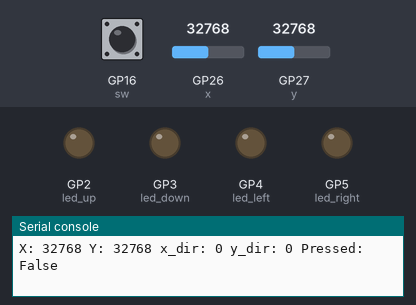
Recording of a program running on a simulated Raspberry Pi Pico running CircuitPython. On the bench: output pins drawn as LEDs (lit = HIGH), the last lines printed to the serial console. The test bench sets the inputs (shaded band); at power-on: GP26 (x) = 32768, GP27 (y) = 32768, GP16 (sw) HIGH (analog values on the 0–65535 scale).

Above: at 1.2 s.
1.3 s: GP26 (x) set to 39792
2.8 s: GP26 (x) set to 41216
At 3.4 s:
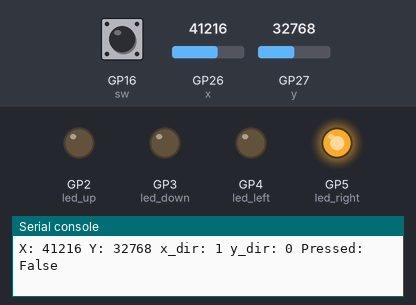
4.3 s: GP27 (y) set to 39584
5.8 s: GP27 (y) set to 41600
At 6.8 s:
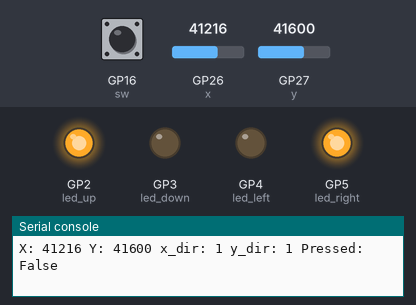
7.3 s: GP26 (x) set to 32767
At 8.2 s:
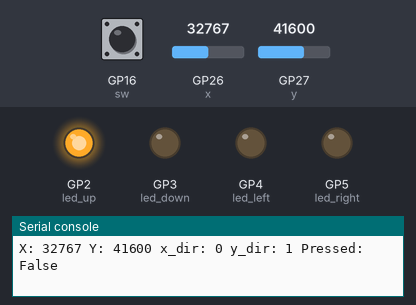
8.8 s: GP27 (y) set to 19660
At 10.3 s:
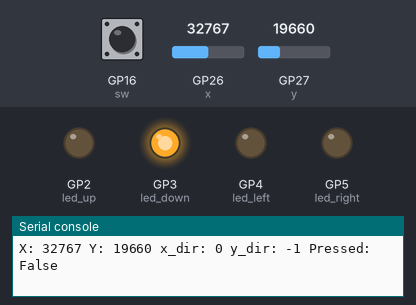
Timing chart, 0 to 11.3 s (numbered marks = the images above; inputs shaded):
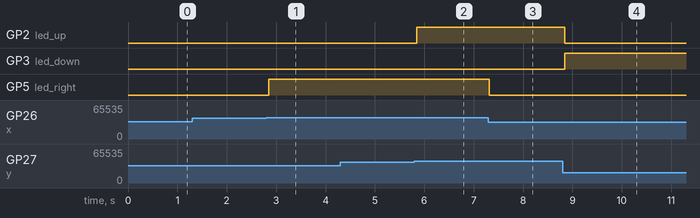

Measured:
- the behaviour switches between 40768 and 40784 on GP26 (x) (found by bisection; images 0 and 1)
- the behaviour switches between 40768 and 40784 on GP27 (y) (found by bisection; images 1 and 2)
- after the input at 2.8 s, GP5 (led_right): LOW → HIGH after 0.05 s
- after the input at 5.8 s, GP2 (led_up): LOW → HIGH after 0.05 s
- after the input at 7.3 s, GP5 (led_right): HIGH → LOW at once
- after the input at 8.8 s, GP2 (led_up): HIGH → LOW at once; GP3 (led_down): LOW → HIGH at once

The program:

code.py
```python
import time
import board
import analogio
import digitalio

# -----------------------
# Joystick analog pins
# -----------------------
x = analogio.AnalogIn(board.GP26)  # VRx
y = analogio.AnalogIn(board.GP27)  # VRy

# Joystick button (active LOW)
sw = digitalio.DigitalInOut(board.GP16)
sw.direction = digitalio.Direction.INPUT
sw.pull = digitalio.Pull.UP

# -----------------------
# Direction LEDs
# -----------------------
led_up = digitalio.DigitalInOut(board.GP2)
led_up.direction = digitalio.Direction.OUTPUT

led_down = digitalio.DigitalInOut(board.GP3)
led_down.direction = digitalio.Direction.OUTPUT

led_left = digitalio.DigitalInOut(board.GP4)
led_left.direction = digitalio.Direction.OUTPUT

led_right = digitalio.DigitalInOut(board.GP5)
led_right.direction = digitalio.Direction.OUTPUT


def direction_from_value(value, center=32768, threshold=8000):
    """
    Converts ADC value into:
    -1 = negative direction (LEFT or DOWN)
     0 = centered
     1 = positive direction (RIGHT or UP)
    """
    if value < center - threshold:
        return -1
    elif value > center + threshold:
        return 1
    else:
        return 0


while True:
    x_val = x.value      # 0–65535
    y_val = y.value      # 0–65535
    pressed = not sw.value   # True when pressed (active LOW)

    x_dir = direction_from_value(x_val)  # -1 left, +1 right
    y_dir = direction_from_value(y_val)  # -1 down, +1 up

    # Update LEDs
    led_left.value = (x_dir == -1)
    led_right.value = (x_dir == 1)
    led_up.value = (y_dir == 1)
    led_down.value = (y_dir == -1)

    # Debug print over serial
    print("X:", x_val, "Y:", y_val,
          "x_dir:", x_dir, "y_dir:", y_dir,
          "Pressed:", pressed)

    time.sleep(0.05)
```
